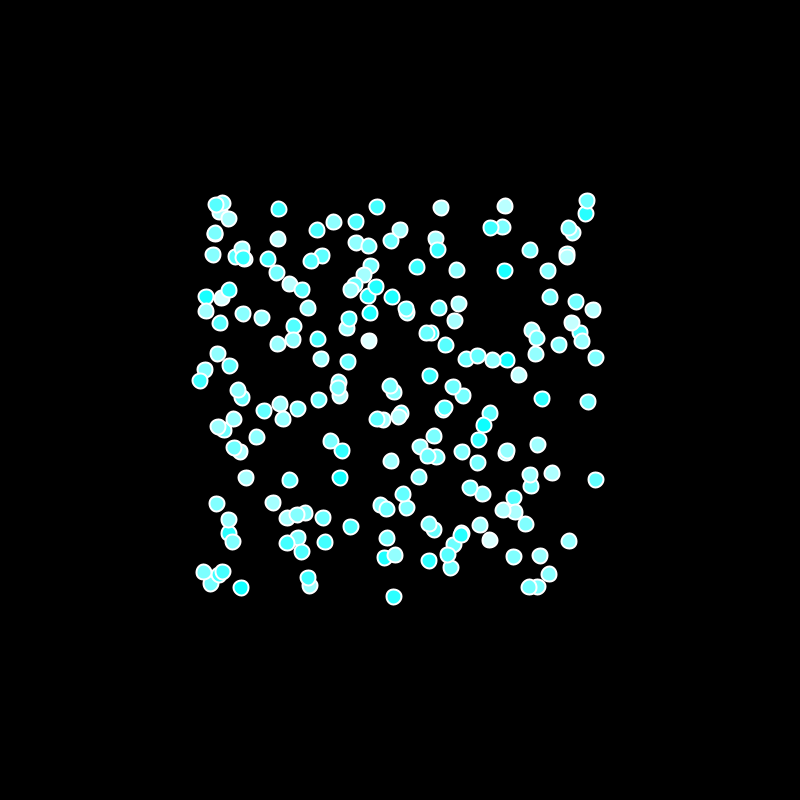
Frame 1 (no input)
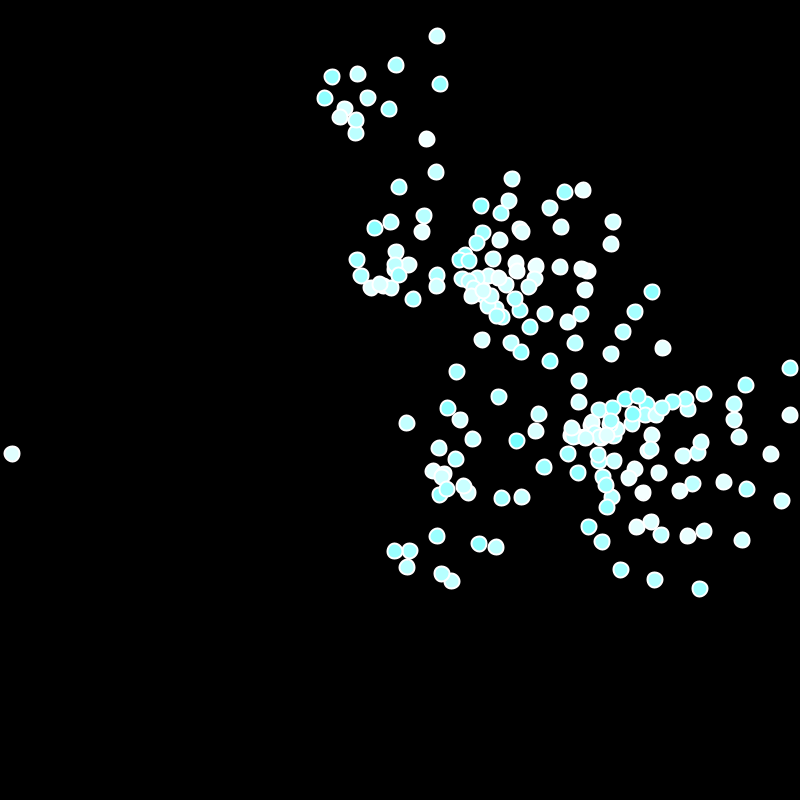
Frame 60 (the mouse pressed at the canvas centre just before this capture)
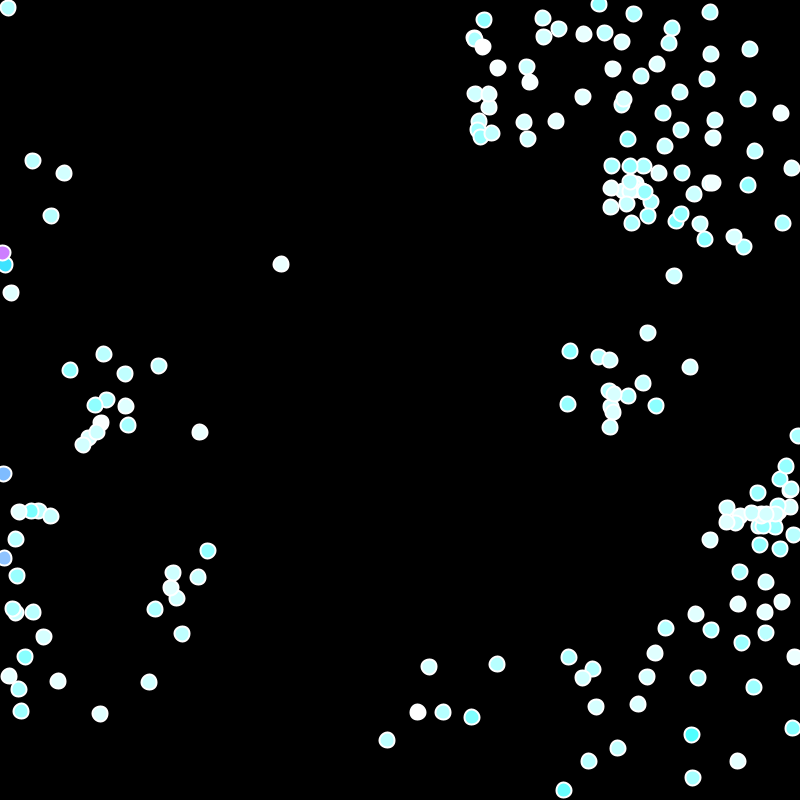
Frame 120 (the mouse held since frame 60 and released just before this capture)

The Processing sketch that drew these frames (run headless with seeded random() and noise(); from frame 60 on, the mouse is pressed at the canvas centre):

// Processing sketch: flock_simulation
// ── flock_simulation.pde
ArrayList<boid> flock;

void setup(){
  size(800, 800);
  flock = new ArrayList<boid>();
  for(int i = 0; i < 200; i++){
    flock.add(new boid());
  }
}

void draw(){
  background(0);
  for(boid b: flock){
    b.edges();
    b.flock(flock);
    b.show();
    b.update();
  }
}

// ── boid.pde
class boid{
  PVector p, v, a;
  float maxForce, maxSpeed;
  boid(){
    p = new PVector(random(200, 600), random(200, 600));
    v = new PVector(random(-3, 3), random(-3, 3));
    a = new PVector(0, 0);
    maxForce = random(1, 2);
    maxSpeed = random(4, 6);
  }
  
  void edges(){
    // for x
    if(this.p.x > width){ this.p.x = 0; }
    else if(this.p.x < 0){ this.p.x = width; }
    // for y
    if(this.p.y > height){ this.p.y = 0; }
    else if(this.p.y < 0){ this.p.y = height; }
  }
  
  PVector align(ArrayList<boid> boids){
    float perception = 50;
    PVector steer = new PVector(0, 0);
    int total = 0;
    for(boid other : boids){
      if(dist(other.p.x, other.p.y, this.p.x, this.p.y) < perception && other != this){
        steer.add(other.v);
        total++;
      }
    }
    if(total > 0){ 
      steer.div(total);
      steer.setMag(this.maxSpeed);
      steer.sub(this.v);
      steer.limit(this.maxForce);
    }
    return steer;
  }
  
  PVector cohesion(ArrayList<boid> boids){
    float perception = 50;
    PVector steer = new PVector(0, 0);
    int total = 0;
    for(boid other : boids){
      if(dist(other.p.x, other.p.y, this.p.x, this.p.y) < perception && other != this){
        steer.add(other.p);
        total++;
      }
    }
    if(total > 0){ 
      steer.div(total);
      steer.sub(this.p);
      steer.setMag(this.maxSpeed);
      steer.sub(this.v);
      steer.limit(this.maxForce);
    }
    return steer;
  }
  
  PVector separation(ArrayList<boid> boids){
    float perception = 50;
    PVector steer = new PVector(0, 0);
    int total = 0;
    for(boid other : boids){
      float d = dist(other.p.x, other.p.y, this.p.x, this.p.y);
      if(d < perception && other != this){
        PVector diff = PVector.sub(this.p, other.p);
        diff.div(d);
        steer.add(diff);
        total++;
      }
    }
    if(total > 0){ 
      steer.div(total);
      steer.setMag(this.maxSpeed);
      steer.sub(this.v);
      steer.limit(this.maxForce);
    }
    return steer;
  }
  
  void flock(ArrayList<boid> boids){
    PVector alignment = this.align(boids);
    PVector cohesion = this.cohesion(boids);
    PVector separation = this.separation(boids);
    this.a.add(alignment);
    this.a.add(cohesion);
    this.a.add(separation);
  }
  
  void update(){
    this.p.add(this.v);
    this.v.add(this.a);
    this.v.limit(this.maxSpeed);
    this.a.set(0, 0);
  }
  
  void show(){
    strokeWeight(2);
    stroke(255);
    float r = map(this.v.mag(), 0, this.maxSpeed, 0, 255);
    float g = map(this.p.x, 0, this.maxSpeed, 0, 255);
    float b = map(this.p.y, 0, this.maxSpeed, 0, 255);
    fill(r, g, b);
    ellipse(this.p.x, this.p.y, 15, 15);
  }
}
